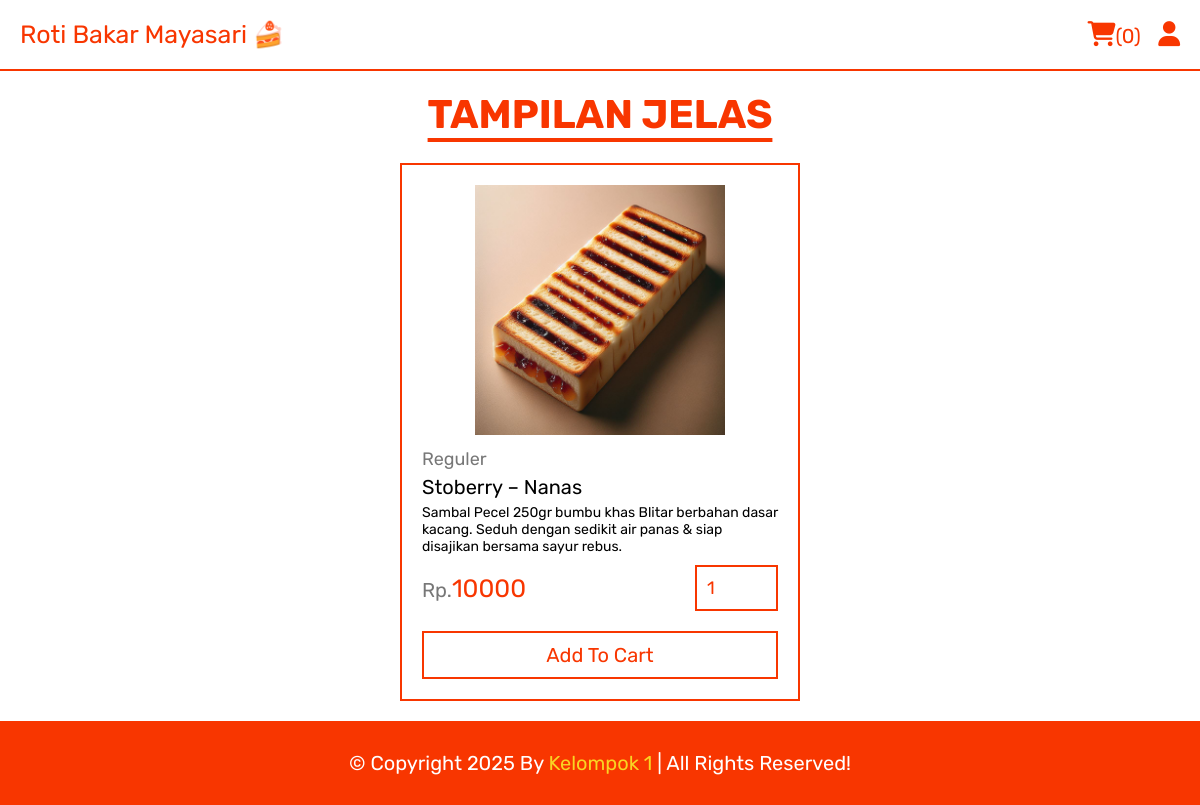
Screenshot of /quick_view.php?pid=63 with the database file from the repository.
### tables this page shows
CREATE TABLE `products` (
  `id` int(100) NOT NULL,
  `name` varchar(100) NOT NULL,
  `category` varchar(100) NOT NULL,
  `price` int(10) NOT NULL,
  `image` varchar(100) NOT NULL,
  `sold` int(11) DEFAULT 0,
  `position` int(11) DEFAULT 0
);

### quick_view.php (the view, shortened to what this page needs)
<?php
include 'components/connect.php';
?>
<!DOCTYPE html>
<html lang="en">
<head>
   <link rel="stylesheet" href="https://cdnjs.cloudflare.com/ajax/libs/font-awesome/6.1.1/css/all.min.css">
   <link rel="stylesheet" href="css/style.css">
</head>
<body>
<?php include 'components/user_header.php'; ?>
<section class="quick-view">
   <h1 class="title">Tampilan Jelas</h1>
   <?php
      $pid = $_GET['pid'];
      $select_products = $conn->prepare("SELECT * FROM `products` WHERE id = ?");
      $select_products->execute([$pid]);
      if($select_products->rowCount() > 0){
         while($fetch_products = $select_products->fetch(PDO::FETCH_ASSOC)){
   ?>
   <form action="" method="post" class="box">
      <img src="uploaded_img/<?= $fetch_products['image']; ?>" alt="">
      <a href="category.php?category=<?= $fetch_products['category']; ?>" class="cat"><?= $fetch_products['category']; ?></a>
      <div class="name"><?= $fetch_products['name']; ?></div>
      <div class="desc">Sambal Pecel 250gr bumbu khas Blitar berbahan dasar kacang. Seduh dengan sedikit air panas & siap disajikan bersama sayur rebus.</div>
      <div class="flex">
         <div class="price"><span>Rp.</span><?= $fetch_products['price']; ?> </div>
         <input type="number" name="qty" class="qty" min="1" max="99" value="1" maxlength="2">
      </div>
      <button type="submit" name="add_to_cart" class="cart-btn">add to cart</button>
   </form>
   <?php
         }
      }else{
         echo '<p class="empty">no products added yet!</p>';
      }
   ?>
</section>
<?php include 'components/footer.php'; ?>
</body>
</html>

### css/style.css (style rules this page uses)
:root { --green:#f9d423; --red:#e74c3c; --white:#fff; --black:#f83600; --light-color:#777; --border:.2rem solid var(--black); }
* { font-family: 'Rubik', sans-serif; margin:0; padding:0; box-sizing: border-box; outline: none; border: none; text-decoration: none; }
html { font-size: 62.5%; overflow-x: hidden; scroll-behavior: smooth; stop-opacity: 7rem; }
section { margin:0 auto; max-width: 1200px; padding:2rem; }
.title { text-align: center; margin-bottom: 2.5rem; font-size: 4rem; color:var(--black); text-transform: uppercase; text-decoration: underline; text-underline-offset: 1rem; }
.quick-view form { max-width: 40rem; padding:2rem; border:var(--border); position: relative; margin:0 auto; }
.quick-view form img { height: 25rem; width: 100%; object-fit: contain; margin-bottom: 1rem; }
.quick-view form .cat { font-size: 1.8rem; color:var(--light-color); }
.quick-view form .name { font-size: 2rem; margin:.5rem 0; }
.quick-view form .desc { font-size: 14px; margin:.5rem 0; }
.quick-view form .flex { display: flex; justify-content: space-between; align-items: center; gap:1.5rem; margin:1rem 0; }
.quick-view form .flex .price { font-size: 2.5rem; color:var(--black); }
.quick-view form .flex .price span { font-size: 2rem; color:var(--light-color); }
.quick-view form .flex .qty { border:var(--border); padding:1rem; font-size: 1.8rem; color:var(--black); }
.quick-view form .cart-btn { width: 100%; padding:1rem 3rem; text-align: center; border:var(--border); font-size: 2rem; color:var(--black); cursor: pointer; text-transform: capitalize; background: none; margin-top: 1rem; }

### rows the page displays
products: image (picture), category "Reguler", name "Stoberry – Nanas", price "10000"

### other values shown
$total_cart_items "0"
